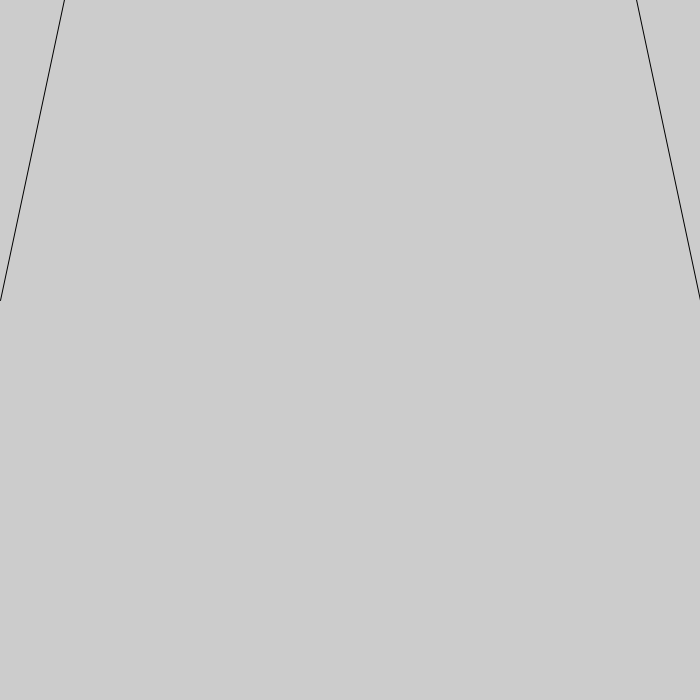
Frame 1 (no input)
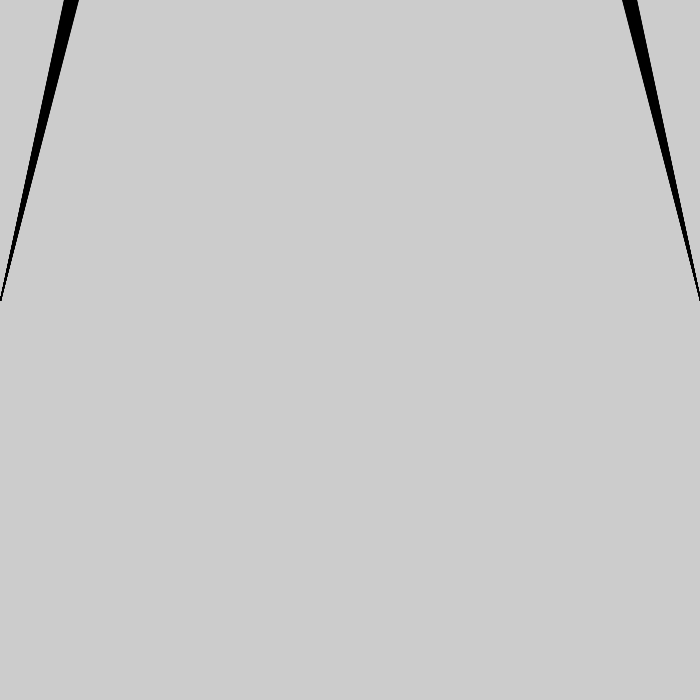
Frame 60 (the mouse pressed at the canvas centre just before this capture)
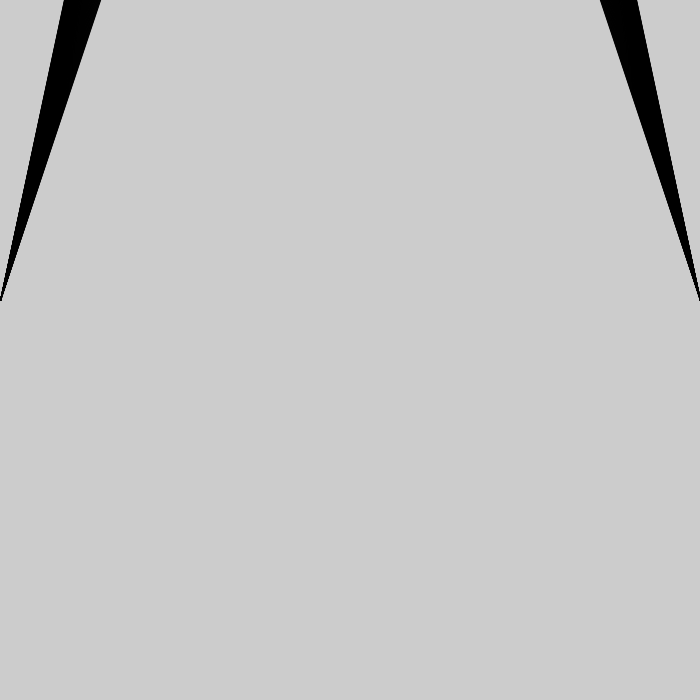
Frame 120 (the mouse held since frame 60 and released just before this capture)

The Processing sketch that drew these frames (run headless with seeded random() and noise(); from frame 60 on, the mouse is pressed at the canvas centre):

// Processing sketch: SecondGiometry
// ── SecondGiometry.pde
//初めての幾何学模様を作ってみたので、もう少し模様っぽくしたい。
//今回もline関数を使ってみるヨ

void setup()
{
    size(700 , 700);
}

void draw()
{
    line(0 ,300,700,frameCount * 10 - 3000);
    line(0 , frameCount * 10 - 3000 , 700 , 300);
}
